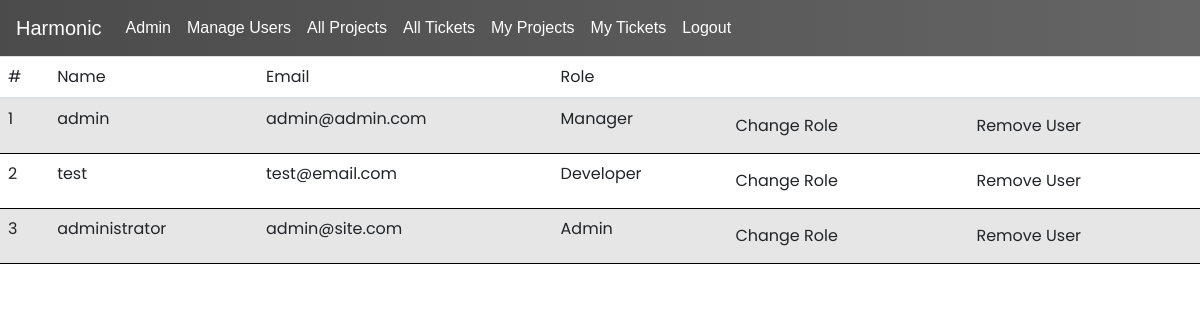
The page /manage-users (signed in) on the database its author committed.
### trackersite/models.py (models this page shows)
class User(AbstractUser):
    class Role(models.TextChoices):
        DEV = "Developer", "Developer"
        MANG = "Manager", "Manager"
        ADMN = "Admin", "Admin"
    role = models.CharField(max_length=9, choices=Role.choices, default=Role.DEV)

### trackersite/views.py (the view)
# urls.py: path("manage-users", views.manage_users, name="manage_users"),
@login_required
def manage_users(request):
    if request.method == "POST":
        pass
    else:
        if request.user.role != "Admin":
            return HttpResponseRedirect(reverse("index"))
        else:
            users = models.User.objects.filter().order_by("id")
            return render(request, 'trackersite/users.html', {
                "users":users
            })

### trackersite/templates/trackersite/users.html
{% extends 'trackersite/layout.html' %}
{% block body %}
<div>
    <table class="table table-striped">
        <thead>
            <tr>
            <th scope="col">#</th>
            <th scope="col">Name</th>
            <th scope="col">Email</th>
            <th scope="col">Role</th>
            {% if user.role == 'Admin' %}
                <th></th>
                <th></th>
            {% endif %}
            </tr>
        </thead>
        <tbody>
            {% for name in users %}
            <tr>
                <th scope="row">{{ forloop.counter }}</th>
                <td>{{name.username}}</td>
                <td>{{name.email}}</td>
                <td id="role_{{name.id}}">{{name.role}}</td>
                {% if user.role == 'Admin' %}
                <td><button type="button" class="btn" onclick="role_select('{{ name.id }}');">Change Role</button></td>
                <td><button type="button" class="btn" onclick="remove_user('{{ name.id }}');">Remove User</button></td>
                {% endif %}
            </tr>
            {% endfor %}
        </tbody>
    </table>
</div>
{% endblock %}

### trackersite/templates/trackersite/layout.html (shortened to what this page needs)
{% load static %}
<!DOCTYPE html>
<html lang="en">
    <head>
        <link rel="stylesheet" href="https://cdn.jsdelivr.net/npm/bootstrap@4.3.1/dist/css/bootstrap.min.css">
        <link href="https://cdn.jsdelivr.net/npm/bootstrap@5.1.3/dist/css/bootstrap.min.css" rel="stylesheet">
        <link rel="stylesheet" href="{% static 'trackersite/style.css' %}">
    </head>
    <body class="{% block body_class %}{% endblock %}">
        <nav class="navbar navbar-expand-lg navbar-light bg-light customNav">
          <a class="brand navbar-brand " style="color: #ffffff;" href="{% url 'index' %}">Harmonic</a>
          <div class="collapse navbar-collapse" id="sitetoggle">
            <ul class="navbar-nav mr-auto mt-2 mt-lg-0">
              <li class="nav-item active">
                <div class="nav-link brand" style="color: #ffffff;" id="user_role">{{user.role}}</div>
              </li>
              {% if user.role != 'Developer' %}
              <li class="nav-item">
                <a class="nav-link brand" style="color: #ffffff;" href="{% url 'manage_users' %}">Manage Users</a>
              </li>
              <li class="nav-item">
                <a class="nav-link brand" style="color: #ffffff;" href="#">All Projects</a>
              </li>
              <li class="nav-item">
                <a class="nav-link brand" style="color: #ffffff;" href="{% url 'new_ticket' %}">All Tickets</a>
              </li>
              {% endif %}
              <li class="nav-item">
                <a class="nav-link brand" style="color: #ffffff;" href="#">My Projects</a>
              </li>
              <li class="nav-item">
                <a class="nav-link brand" style="color: #ffffff;" href="{% url 'my_tickets' %}">My Tickets</a>
              </li>
              <li class="nav-item">
                <a class="nav-link brand" style="color: #ffffff;" href="{% url 'logout' %}">Logout</a>
              </li>
            </ul>
          </div>
        </nav>
        {% block body %}
        {% endblock %}
    </body>
</html>

### trackersite/static/trackersite/style.css (style rules this page uses)
* { margin: 0; padding: 0; box-sizing: border-box; font-family: 'Poppins', sans-serif }
body { background: #ffffff }
th { font-weight: normal; }
.brand { font-family: Impact, Haettenschweiler, 'Arial Narrow Bold', sans-serif; color: #ffffff; }
.customNav { background: rgb(75,75,75); background: -moz-linear-gradient(left, rgba(75,75,75,1) 0%, rgba(101,101,101,1) 100%); background: -webkit-linear-gradient(left, rgba(75,75,75,1) 0%,rgba(101,101,101,1) 100%); background: linear-gradient(to right, rgba(75,75,75,1) 0%,rgba(101,101,101,1) 100%); }
table { border-collapse: collapse; }
th { border-bottom-style: solid; }
table tbody tr { border-bottom: 1pt solid black; }

### rows shown on the page
User: role "Admin", username "administrator", email "admin@site.com"
User: username "admin", email "admin@admin.com", role "Manager"
User: username "test", email "test@email.com", role "Developer"
